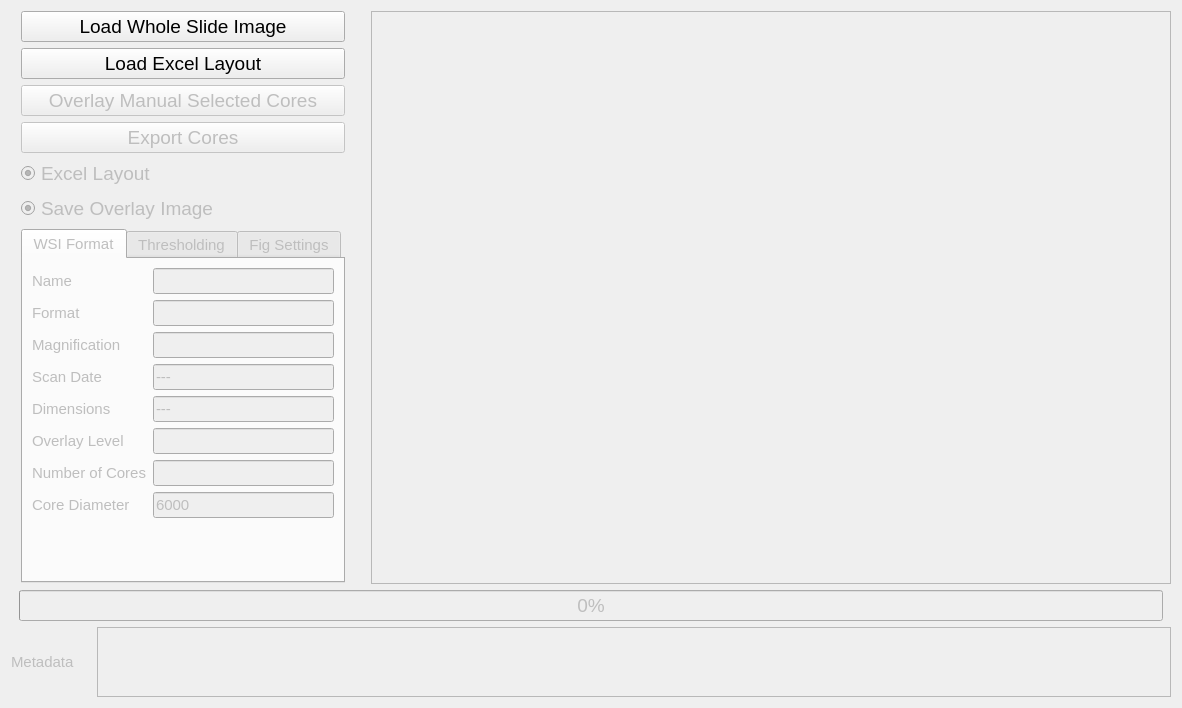
<?xml version="1.0" encoding="UTF-8"?>
<ui version="4.0">
 <class>Form</class>
 <widget class="QWidget" name="Form">
  <property name="geometry">
   <rect>
    <x>0</x>
    <y>0</y>
    <width>1153</width>
    <height>708</height>
   </rect>
  </property>
  <property name="sizePolicy">
   <sizepolicy hsizetype="MinimumExpanding" vsizetype="Minimum">
    <horstretch>0</horstretch>
    <verstretch>0</verstretch>
   </sizepolicy>
  </property>
  <property name="minimumSize">
   <size>
    <width>0</width>
    <height>708</height>
   </size>
  </property>
  <property name="baseSize">
   <size>
    <width>0</width>
    <height>500</height>
   </size>
  </property>
  <property name="font">
   <font>
    <pointsize>14</pointsize>
    <kerning>true</kerning>
   </font>
  </property>
  <property name="windowTitle">
   <string>Form</string>
  </property>
  <layout class="QVBoxLayout" name="verticalLayout_2">
   <item>
    <layout class="QHBoxLayout" name="horizontalLayout" stretch="0,0,0">
     <property name="spacing">
      <number>-1</number>
     </property>
     <property name="sizeConstraint">
      <enum>QLayout::SetDefaultConstraint</enum>
     </property>
     <property name="topMargin">
      <number>0</number>
     </property>
     <item>
      <layout class="QVBoxLayout" name="verticalLayout">
       <property name="spacing">
        <number>-1</number>
       </property>
       <property name="sizeConstraint">
        <enum>QLayout::SetDefaultConstraint</enum>
       </property>
       <property name="leftMargin">
        <number>10</number>
       </property>
       <property name="bottomMargin">
        <number>1</number>
       </property>
       <item>
        <widget class="QPushButton" name="load_ndpi">
         <property name="text">
          <string>Load Whole Slide Image</string>
         </property>
        </widget>
       </item>
       <item>
        <widget class="QPushButton" name="load_excel">
         <property name="text">
          <string>Load Excel Layout</string>
         </property>
        </widget>
       </item>
       <item>
        <widget class="QPushButton" name="overlay">
         <property name="enabled">
          <bool>false</bool>
         </property>
         <property name="text">
          <string>Overlay Manual Selected Cores</string>
         </property>
        </widget>
       </item>
       <item>
        <widget class="QPushButton" name="export_2">
         <property name="enabled">
          <bool>false</bool>
         </property>
         <property name="text">
          <string>Export Cores</string>
         </property>
        </widget>
       </item>
       <item>
        <widget class="QRadioButton" name="excel_btn">
         <property name="enabled">
          <bool>false</bool>
         </property>
         <property name="text">
          <string>Excel Layout</string>
         </property>
         <property name="checked">
          <bool>true</bool>
         </property>
         <property name="autoExclusive">
          <bool>false</bool>
         </property>
        </widget>
       </item>
       <item>
        <widget class="QRadioButton" name="overlaySave">
         <property name="enabled">
          <bool>false</bool>
         </property>
         <property name="text">
          <string>Save Overlay Image</string>
         </property>
         <property name="checked">
          <bool>true</bool>
         </property>
         <property name="autoExclusive">
          <bool>false</bool>
         </property>
        </widget>
       </item>
       <item>
        <widget class="QTabWidget" name="tabWidget">
         <property name="enabled">
          <bool>false</bool>
         </property>
         <property name="sizePolicy">
          <sizepolicy hsizetype="Fixed" vsizetype="MinimumExpanding">
           <horstretch>0</horstretch>
           <verstretch>0</verstretch>
          </sizepolicy>
         </property>
         <property name="minimumSize">
          <size>
           <width>0</width>
           <height>30</height>
          </size>
         </property>
         <property name="baseSize">
          <size>
           <width>0</width>
           <height>0</height>
          </size>
         </property>
         <property name="font">
          <font>
           <pointsize>11</pointsize>
           <kerning>false</kerning>
          </font>
         </property>
         <property name="tabShape">
          <enum>QTabWidget::Rounded</enum>
         </property>
         <property name="currentIndex">
          <number>0</number>
         </property>
         <property name="iconSize">
          <size>
           <width>5</width>
           <height>6</height>
          </size>
         </property>
         <property name="elideMode">
          <enum>Qt::ElideLeft</enum>
         </property>
         <property name="usesScrollButtons">
          <bool>false</bool>
         </property>
         <widget class="QWidget" name="tab">
          <attribute name="title">
           <string>WSI Format</string>
          </attribute>
          <layout class="QVBoxLayout" name="verticalLayout_5">
           <item>
            <layout class="QFormLayout" name="formLayout">
             <item row="0" column="0">
              <widget class="QLabel" name="nameLabel">
               <property name="enabled">
                <bool>false</bool>
               </property>
               <property name="text">
                <string>Name</string>
               </property>
              </widget>
             </item>
             <item row="0" column="1">
              <widget class="QLineEdit" name="nameLineEdit">
               <property name="enabled">
                <bool>false</bool>
               </property>
               <property name="minimumSize">
                <size>
                 <width>80</width>
                 <height>0</height>
                </size>
               </property>
               <property name="font">
                <font>
                 <pointsize>11</pointsize>
                </font>
               </property>
               <property name="readOnly">
                <bool>true</bool>
               </property>
              </widget>
             </item>
             <item row="1" column="0">
              <widget class="QLabel" name="formatLabel">
               <property name="enabled">
                <bool>false</bool>
               </property>
               <property name="text">
                <string>Format</string>
               </property>
              </widget>
             </item>
             <item row="1" column="1">
              <widget class="QLineEdit" name="formatLineEdit">
               <property name="enabled">
                <bool>false</bool>
               </property>
               <property name="minimumSize">
                <size>
                 <width>80</width>
                 <height>0</height>
                </size>
               </property>
               <property name="font">
                <font>
                 <pointsize>11</pointsize>
                </font>
               </property>
               <property name="readOnly">
                <bool>true</bool>
               </property>
              </widget>
             </item>
             <item row="2" column="0">
              <widget class="QLabel" name="magnificationLabel">
               <property name="enabled">
                <bool>false</bool>
               </property>
               <property name="text">
                <string>Magnification</string>
               </property>
              </widget>
             </item>
             <item row="2" column="1">
              <widget class="QLineEdit" name="magnificationLineEdit">
               <property name="enabled">
                <bool>false</bool>
               </property>
               <property name="minimumSize">
                <size>
                 <width>80</width>
                 <height>0</height>
                </size>
               </property>
               <property name="font">
                <font>
                 <pointsize>11</pointsize>
                </font>
               </property>
               <property name="readOnly">
                <bool>true</bool>
               </property>
              </widget>
             </item>
             <item row="4" column="0">
              <widget class="QLabel" name="scanDateLabel">
               <property name="enabled">
                <bool>false</bool>
               </property>
               <property name="text">
                <string>Scan Date</string>
               </property>
              </widget>
             </item>
             <item row="4" column="1">
              <widget class="QLineEdit" name="scanDateLineEdit">
               <property name="enabled">
                <bool>false</bool>
               </property>
               <property name="minimumSize">
                <size>
                 <width>80</width>
                 <height>0</height>
                </size>
               </property>
               <property name="font">
                <font>
                 <pointsize>11</pointsize>
                </font>
               </property>
               <property name="text">
                <string>---</string>
               </property>
               <property name="readOnly">
                <bool>true</bool>
               </property>
              </widget>
             </item>
             <item row="5" column="0">
              <widget class="QLabel" name="dimensionsLabel">
               <property name="enabled">
                <bool>false</bool>
               </property>
               <property name="text">
                <string>Dimensions</string>
               </property>
              </widget>
             </item>
             <item row="5" column="1">
              <widget class="QLineEdit" name="dimensionsLineEdit">
               <property name="enabled">
                <bool>false</bool>
               </property>
               <property name="minimumSize">
                <size>
                 <width>80</width>
                 <height>0</height>
                </size>
               </property>
               <property name="font">
                <font>
                 <pointsize>11</pointsize>
                </font>
               </property>
               <property name="text">
                <string>---</string>
               </property>
               <property name="readOnly">
                <bool>true</bool>
               </property>
              </widget>
             </item>
             <item row="7" column="0">
              <widget class="QLabel" name="overlayLevelLabel">
               <property name="enabled">
                <bool>false</bool>
               </property>
               <property name="text">
                <string>Overlay Level</string>
               </property>
              </widget>
             </item>
             <item row="7" column="1">
              <widget class="QLineEdit" name="overlayLevelLineEdit">
               <property name="enabled">
                <bool>false</bool>
               </property>
               <property name="minimumSize">
                <size>
                 <width>80</width>
                 <height>0</height>
                </size>
               </property>
               <property name="font">
                <font>
                 <pointsize>11</pointsize>
                </font>
               </property>
               <property name="readOnly">
                <bool>true</bool>
               </property>
              </widget>
             </item>
             <item row="9" column="0">
              <widget class="QLabel" name="numberOfCoresLabel">
               <property name="enabled">
                <bool>false</bool>
               </property>
               <property name="text">
                <string>Number of Cores</string>
               </property>
              </widget>
             </item>
             <item row="9" column="1">
              <widget class="QLineEdit" name="numberOfCoresLineEdit">
               <property name="enabled">
                <bool>false</bool>
               </property>
               <property name="font">
                <font>
                 <pointsize>11</pointsize>
                </font>
               </property>
               <property name="readOnly">
                <bool>true</bool>
               </property>
              </widget>
             </item>
             <item row="10" column="0">
              <widget class="QLabel" name="diameterLabel">
               <property name="enabled">
                <bool>false</bool>
               </property>
               <property name="text">
                <string>Core Diameter</string>
               </property>
              </widget>
             </item>
             <item row="10" column="1">
              <widget class="QLineEdit" name="diamiterLineEdit">
               <property name="enabled">
                <bool>false</bool>
               </property>
               <property name="font">
                <font>
                 <pointsize>11</pointsize>
                </font>
               </property>
               <property name="text">
                <string>6000</string>
               </property>
              </widget>
             </item>
            </layout>
           </item>
          </layout>
         </widget>
         <widget class="QWidget" name="tab_2">
          <attribute name="title">
           <string>Thresholding</string>
          </attribute>
          <layout class="QVBoxLayout" name="verticalLayout_6">
           <item>
            <widget class="QGroupBox" name="groupBox_2">
             <property name="sizePolicy">
              <sizepolicy hsizetype="Preferred" vsizetype="MinimumExpanding">
               <horstretch>0</horstretch>
               <verstretch>0</verstretch>
              </sizepolicy>
             </property>
             <property name="minimumSize">
              <size>
               <width>0</width>
               <height>229</height>
              </size>
             </property>
             <property name="font">
              <font>
               <pointsize>12</pointsize>
              </font>
             </property>
             <property name="title">
              <string>Threshold Settings</string>
             </property>
             <layout class="QVBoxLayout" name="verticalLayout_8">
              <property name="spacing">
               <number>-1</number>
              </property>
              <property name="leftMargin">
               <number>2</number>
              </property>
              <property name="topMargin">
               <number>4</number>
              </property>
              <property name="rightMargin">
               <number>2</number>
              </property>
              <property name="bottomMargin">
               <number>2</number>
              </property>
              <item>
               <widget class="QPushButton" name="otsu">
                <property name="minimumSize">
                 <size>
                  <width>0</width>
                  <height>20</height>
                 </size>
                </property>
                <property name="font">
                 <font>
                  <pointsize>10</pointsize>
                 </font>
                </property>
                <property name="text">
                 <string>Otsu (defult)</string>
                </property>
               </widget>
              </item>
              <item>
               <widget class="QPushButton" name="threshli">
                <property name="minimumSize">
                 <size>
                  <width>0</width>
                  <height>20</height>
                 </size>
                </property>
                <property name="font">
                 <font>
                  <pointsize>10</pointsize>
                 </font>
                </property>
                <property name="text">
                 <string>Li</string>
                </property>
               </widget>
              </item>
              <item>
               <widget class="QPushButton" name="threshtriangle">
                <property name="minimumSize">
                 <size>
                  <width>0</width>
                  <height>20</height>
                 </size>
                </property>
                <property name="font">
                 <font>
                  <pointsize>10</pointsize>
                 </font>
                </property>
                <property name="text">
                 <string>Triangle</string>
                </property>
               </widget>
              </item>
              <item>
               <widget class="QPushButton" name="threshmean">
                <property name="minimumSize">
                 <size>
                  <width>0</width>
                  <height>20</height>
                 </size>
                </property>
                <property name="font">
                 <font>
                  <pointsize>10</pointsize>
                 </font>
                </property>
                <property name="text">
                 <string>Mean</string>
                </property>
               </widget>
              </item>
              <item>
               <widget class="QPushButton" name="toggleorigional">
                <property name="minimumSize">
                 <size>
                  <width>0</width>
                  <height>20</height>
                 </size>
                </property>
                <property name="font">
                 <font>
                  <pointsize>10</pointsize>
                 </font>
                </property>
                <property name="text">
                 <string>Show WSI</string>
                </property>
               </widget>
              </item>
              <item>
               <layout class="QHBoxLayout" name="horizontalLayout_4">
                <property name="sizeConstraint">
                 <enum>QLayout::SetMinimumSize</enum>
                </property>
                <property name="topMargin">
                 <number>0</number>
                </property>
                <item>
                 <widget class="QLabel" name="label_2">
                  <property name="sizePolicy">
                   <sizepolicy hsizetype="Preferred" vsizetype="MinimumExpanding">
                    <horstretch>0</horstretch>
                    <verstretch>0</verstretch>
                   </sizepolicy>
                  </property>
                  <property name="minimumSize">
                   <size>
                    <width>0</width>
                    <height>20</height>
                   </size>
                  </property>
                  <property name="font">
                   <font>
                    <pointsize>10</pointsize>
                   </font>
                  </property>
                  <property name="text">
                   <string>Gausian</string>
                  </property>
                 </widget>
                </item>
                <item>
                 <widget class="QSlider" name="gausslider">
                  <property name="sizePolicy">
                   <sizepolicy hsizetype="Expanding" vsizetype="MinimumExpanding">
                    <horstretch>0</horstretch>
                    <verstretch>0</verstretch>
                   </sizepolicy>
                  </property>
                  <property name="minimumSize">
                   <size>
                    <width>0</width>
                    <height>20</height>
                   </size>
                  </property>
                  <property name="minimum">
                   <number>0</number>
                  </property>
                  <property name="maximum">
                   <number>100</number>
                  </property>
                  <property name="singleStep">
                   <number>1</number>
                  </property>
                  <property name="value">
                   <number>70</number>
                  </property>
                  <property name="orientation">
                   <enum>Qt::Horizontal</enum>
                  </property>
                  <property name="tickPosition">
                   <enum>QSlider::TicksBothSides</enum>
                  </property>
                 </widget>
                </item>
                <item>
                 <spacer name="horizontalSpacer_3">
                  <property name="orientation">
                   <enum>Qt::Horizontal</enum>
                  </property>
                  <property name="sizeType">
                   <enum>QSizePolicy::Fixed</enum>
                  </property>
                  <property name="sizeHint" stdset="0">
                   <size>
                    <width>4</width>
                    <height>20</height>
                   </size>
                  </property>
                 </spacer>
                </item>
                <item>
                 <widget class="QLineEdit" name="gauslineEdit">
                  <property name="minimumSize">
                   <size>
                    <width>0</width>
                    <height>20</height>
                   </size>
                  </property>
                  <property name="maximumSize">
                   <size>
                    <width>30</width>
                    <height>23</height>
                   </size>
                  </property>
                  <property name="font">
                   <font>
                    <pointsize>10</pointsize>
                   </font>
                  </property>
                  <property name="text">
                   <string>0</string>
                  </property>
                 </widget>
                </item>
               </layout>
              </item>
              <item>
               <layout class="QHBoxLayout" name="horizontalLayout_5">
                <property name="sizeConstraint">
                 <enum>QLayout::SetMinimumSize</enum>
                </property>
                <item>
                 <widget class="QLabel" name="label_3">
                  <property name="sizePolicy">
                   <sizepolicy hsizetype="Preferred" vsizetype="MinimumExpanding">
                    <horstretch>0</horstretch>
                    <verstretch>0</verstretch>
                   </sizepolicy>
                  </property>
                  <property name="minimumSize">
                   <size>
                    <width>0</width>
                    <height>20</height>
                   </size>
                  </property>
                  <property name="font">
                   <font>
                    <pointsize>10</pointsize>
                   </font>
                  </property>
                  <property name="text">
                   <string>Closing</string>
                  </property>
                 </widget>
                </item>
                <item>
                 <widget class="QSlider" name="closingslider">
                  <property name="sizePolicy">
                   <sizepolicy hsizetype="Expanding" vsizetype="MinimumExpanding">
                    <horstretch>0</horstretch>
                    <verstretch>0</verstretch>
                   </sizepolicy>
                  </property>
                  <property name="minimumSize">
                   <size>
                    <width>0</width>
                    <height>20</height>
                   </size>
                  </property>
                  <property name="value">
                   <number>30</number>
                  </property>
                  <property name="orientation">
                   <enum>Qt::Horizontal</enum>
                  </property>
                  <property name="tickPosition">
                   <enum>QSlider::TicksBothSides</enum>
                  </property>
                 </widget>
                </item>
                <item>
                 <spacer name="horizontalSpacer_4">
                  <property name="orientation">
                   <enum>Qt::Horizontal</enum>
                  </property>
                  <property name="sizeType">
                   <enum>QSizePolicy::Fixed</enum>
                  </property>
                  <property name="sizeHint" stdset="0">
                   <size>
                    <width>4</width>
                    <height>20</height>
                   </size>
                  </property>
                 </spacer>
                </item>
                <item>
                 <widget class="QLineEdit" name="closelineEdit">
                  <property name="minimumSize">
                   <size>
                    <width>0</width>
                    <height>20</height>
                   </size>
                  </property>
                  <property name="maximumSize">
                   <size>
                    <width>30</width>
                    <height>23</height>
                   </size>
                  </property>
                  <property name="font">
                   <font>
                    <pointsize>10</pointsize>
                   </font>
                  </property>
                  <property name="text">
                   <string>0</string>
                  </property>
                 </widget>
                </item>
               </layout>
              </item>
              <item>
               <layout class="QHBoxLayout" name="horizontalLayout_6">
                <property name="spacing">
                 <number>0</number>
                </property>
                <property name="topMargin">
                 <number>0</number>
                </property>
                <item>
                 <widget class="QPushButton" name="removesmallobjects">
                  <property name="enabled">
                   <bool>false</bool>
                  </property>
                  <property name="minimumSize">
                   <size>
                    <width>0</width>
                    <height>20</height>
                   </size>
                  </property>
                  <property name="font">
                   <font>
                    <pointsize>11</pointsize>
                   </font>
                  </property>
                  <property name="text">
                   <string>Remove small objects</string>
                  </property>
                 </widget>
                </item>
                <item>
                 <widget class="QLineEdit" name="smallobs_text">
                  <property name="minimumSize">
                   <size>
                    <width>0</width>
                    <height>20</height>
                   </size>
                  </property>
                  <property name="maximumSize">
                   <size>
                    <width>40</width>
                    <height>16777215</height>
                   </size>
                  </property>
                  <property name="font">
                   <font>
                    <pointsize>10</pointsize>
                   </font>
                  </property>
                  <property name="text">
                   <string>6000</string>
                  </property>
                 </widget>
                </item>
               </layout>
              </item>
             </layout>
            </widget>
           </item>
          </layout>
         </widget>
         <widget class="QWidget" name="tab_3">
          <attribute name="title">
           <string>Fig Settings</string>
          </attribute>
          <layout class="QVBoxLayout" name="verticalLayout_4">
           <item>
            <widget class="QGroupBox" name="groupBox">
             <property name="sizePolicy">
              <sizepolicy hsizetype="MinimumExpanding" vsizetype="MinimumExpanding">
               <horstretch>0</horstretch>
               <verstretch>0</verstretch>
              </sizepolicy>
             </property>
             <property name="maximumSize">
              <size>
               <width>16777215</width>
               <height>16777215</height>
              </size>
             </property>
             <property name="font">
              <font>
               <pointsize>12</pointsize>
              </font>
             </property>
             <property name="title">
              <string>Figure Settings</string>
             </property>
             <layout class="QGridLayout" name="gridLayout">
              <property name="leftMargin">
               <number>4</number>
              </property>
              <property name="topMargin">
               <number>6</number>
              </property>
              <property name="rightMargin">
               <number>4</number>
              </property>
              <property name="bottomMargin">
               <number>4</number>
              </property>
              <property name="spacing">
               <number>-1</number>
              </property>
              <item row="3" column="1">
               <widget class="QLineEdit" name="resolution_edit">
                <property name="minimumSize">
                 <size>
                  <width>0</width>
                  <height>20</height>
                 </size>
                </property>
                <property name="maximumSize">
                 <size>
                  <width>40</width>
                  <height>16777215</height>
                 </size>
                </property>
                <property name="font">
                 <font>
                  <pointsize>11</pointsize>
                 </font>
                </property>
                <property name="text">
                 <string>0</string>
                </property>
               </widget>
              </item>
              <item row="0" column="0" colspan="2">
               <widget class="QRadioButton" name="radioButton">
                <property name="minimumSize">
                 <size>
                  <width>0</width>
                  <height>20</height>
                 </size>
                </property>
                <property name="font">
                 <font>
                  <pointsize>11</pointsize>
                 </font>
                </property>
                <property name="text">
                 <string>Include Pathology</string>
                </property>
                <property name="checked">
                 <bool>true</bool>
                </property>
                <property name="autoExclusive">
                 <bool>false</bool>
                </property>
               </widget>
              </item>
              <item row="3" column="0">
               <widget class="QLabel" name="label_4">
                <property name="minimumSize">
                 <size>
                  <width>0</width>
                  <height>20</height>
                 </size>
                </property>
                <property name="font">
                 <font>
                  <pointsize>11</pointsize>
                 </font>
                </property>
                <property name="text">
                 <string>Added Resolution</string>
                </property>
               </widget>
              </item>
              <item row="4" column="0" colspan="2">
               <widget class="QPushButton" name="export_again">
                <property name="minimumSize">
                 <size>
                  <width>0</width>
                  <height>20</height>
                 </size>
                </property>
                <property name="font">
                 <font>
                  <pointsize>11</pointsize>
                 </font>
                </property>
                <property name="text">
                 <string>Re-export metadata and figures</string>
                </property>
               </widget>
              </item>
             </layout>
            </widget>
           </item>
          </layout>
         </widget>
        </widget>
       </item>
      </layout>
     </item>
     <item>
      <spacer name="verticalSpacer">
       <property name="orientation">
        <enum>Qt::Vertical</enum>
       </property>
       <property name="sizeType">
        <enum>QSizePolicy::Minimum</enum>
       </property>
       <property name="sizeHint" stdset="0">
        <size>
         <width>20</width>
         <height>800</height>
        </size>
       </property>
      </spacer>
     </item>
     <item>
      <widget class="QGraphicsView" name="graphicsView">
       <property name="enabled">
        <bool>false</bool>
       </property>
       <property name="minimumSize">
        <size>
         <width>800</width>
         <height>560</height>
        </size>
       </property>
       <property name="mouseTracking">
        <bool>true</bool>
       </property>
      </widget>
     </item>
    </layout>
   </item>
   <item>
    <layout class="QHBoxLayout" name="horizontalLayout_2">
     <property name="topMargin">
      <number>0</number>
     </property>
     <item>
      <spacer name="horizontalSpacer">
       <property name="orientation">
        <enum>Qt::Horizontal</enum>
       </property>
       <property name="sizeType">
        <enum>QSizePolicy::Fixed</enum>
       </property>
       <property name="sizeHint" stdset="0">
        <size>
         <width>8</width>
         <height>0</height>
        </size>
       </property>
      </spacer>
     </item>
     <item>
      <widget class="QProgressBar" name="progressBar">
       <property name="enabled">
        <bool>false</bool>
       </property>
       <property name="value">
        <number>0</number>
       </property>
      </widget>
     </item>
     <item>
      <spacer name="horizontalSpacer_2">
       <property name="orientation">
        <enum>Qt::Horizontal</enum>
       </property>
       <property name="sizeType">
        <enum>QSizePolicy::Fixed</enum>
       </property>
       <property name="sizeHint" stdset="0">
        <size>
         <width>8</width>
         <height>0</height>
        </size>
       </property>
      </spacer>
     </item>
    </layout>
   </item>
   <item>
    <layout class="QHBoxLayout" name="horizontalLayout_3">
     <property name="topMargin">
      <number>0</number>
     </property>
     <item>
      <widget class="QLabel" name="metadata">
       <property name="enabled">
        <bool>false</bool>
       </property>
       <property name="minimumSize">
        <size>
         <width>80</width>
         <height>0</height>
        </size>
       </property>
       <property name="font">
        <font>
         <pointsize>11</pointsize>
        </font>
       </property>
       <property name="text">
        <string>Metadata</string>
       </property>
      </widget>
     </item>
     <item>
      <widget class="QScrollArea" name="scrollArea">
       <property name="sizePolicy">
        <sizepolicy hsizetype="MinimumExpanding" vsizetype="MinimumExpanding">
         <horstretch>0</horstretch>
         <verstretch>0</verstretch>
        </sizepolicy>
       </property>
       <property name="widgetResizable">
        <bool>true</bool>
       </property>
       <widget class="QWidget" name="scrollAreaWidgetContents">
        <property name="geometry">
         <rect>
          <x>0</x>
          <y>0</y>
          <width>1037</width>
          <height>77</height>
         </rect>
        </property>
        <layout class="QVBoxLayout" name="verticalLayout_3">
         <item>
          <widget class="QLabel" name="label">
           <property name="minimumSize">
            <size>
             <width>0</width>
             <height>0</height>
            </size>
           </property>
           <property name="maximumSize">
            <size>
             <width>16777215</width>
             <height>16777215</height>
            </size>
           </property>
           <property name="text">
            <string/>
           </property>
           <property name="alignment">
            <set>Qt::AlignBottom|Qt::AlignLeading|Qt::AlignLeft</set>
           </property>
           <property name="textInteractionFlags">
            <set>Qt::LinksAccessibleByMouse|Qt::TextSelectableByMouse</set>
           </property>
          </widget>
         </item>
        </layout>
       </widget>
      </widget>
     </item>
    </layout>
   </item>
  </layout>
 </widget>
 <resources/>
 <connections/>
</ui>
